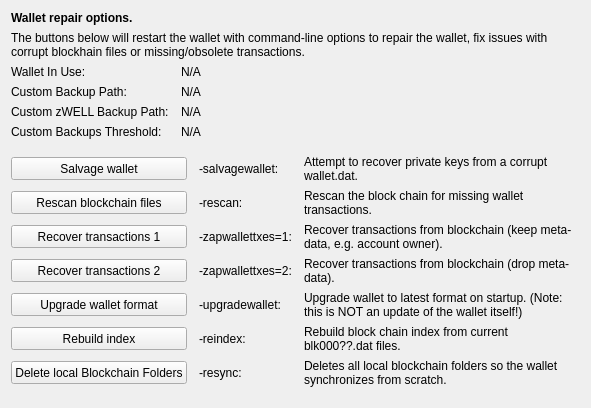
     <widget class="QWidget" name="tab_repair">
      <attribute name="title">
       <string>&amp;Wallet Repair</string>
      </attribute>
      <layout class="QGridLayout" name="gridLayout_4" columnstretch="0,0,0,0">
       <property name="horizontalSpacing">
        <number>12</number>
       </property>
       <item row="0" column="0" colspan="4">
        <widget class="QLabel" name="label_repair_header">
         <property name="font">
          <font>
           <weight>75</weight>
           <bold>true</bold>
          </font>
         </property>
         <property name="text">
          <string>Wallet repair options.</string>
         </property>
        </widget>
       </item>
       <item row="1" column="0" colspan="4">
        <widget class="QLabel" name="label_repair_helptext">
         <property name="font">
          <font>
           <weight>50</weight>
           <bold>false</bold>
          </font>
         </property>
         <property name="text">
          <string>The buttons below will restart the wallet with command-line options to repair the wallet, fix issues with corrupt blockhain files or missing/obsolete transactions.</string>
         </property>
         <property name="wordWrap">
          <bool>true</bool>
         </property>
        </widget>
       </item>
       <item row="2" column="0">
        <widget class="QLabel" name="wallet_path_label">
         <property name="text">
          <string>Wallet In Use:</string>
         </property>
        </widget>
       </item>
       <item row="2" column="1" colspan="3">
        <widget class="QLabel" name="wallet_path">
         <property name="cursor">
          <cursorShape>IBeamCursor</cursorShape>
         </property>
         <property name="text">
          <string>N/A</string>
         </property>
         <property name="textFormat">
          <enum>Qt::PlainText</enum>
         </property>
         <property name="textInteractionFlags">
          <set>Qt::LinksAccessibleByMouse|Qt::TextSelectableByKeyboard|Qt::TextSelectableByMouse</set>
         </property>
        </widget>
       </item>
       <item row="3" column="0">
        <widget class="QLabel" name="wallet_custombackuppath_label">
         <property name="text">
          <string>Custom Backup Path:</string>
         </property>
         <property name="visible">
          <bool>false</bool>
         </property>
        </widget>
       </item>
       <item row="3" column="1" colspan="3">
        <widget class="QLabel" name="wallet_custombackuppath">
         <property name="cursor">
          <cursorShape>IBeamCursor</cursorShape>
         </property>
         <property name="text">
          <string>N/A</string>
         </property>
         <property name="textFormat">
          <enum>Qt::PlainText</enum>
         </property>
         <property name="textInteractionFlags">
          <set>Qt::LinksAccessibleByMouse|Qt::TextSelectableByKeyboard|Qt::TextSelectableByMouse</set>
         </property>
         <property name="visible">
          <bool>false</bool>
         </property>
        </widget>
       </item>
       <item row="4" column="0">
        <widget class="QLabel" name="wallet_customzzcrbackuppath_label">
         <property name="text">
          <string>Custom zWELL Backup Path:</string>
         </property>
         <property name="visible">
          <bool>false</bool>
         </property>
        </widget>
       </item>
       <item row="4" column="1" colspan="3">
        <widget class="QLabel" name="wallet_customzzcrbackuppath">
         <property name="cursor">
          <cursorShape>IBeamCursor</cursorShape>
         </property>
         <property name="text">
          <string>N/A</string>
         </property>
         <property name="textFormat">
          <enum>Qt::PlainText</enum>
         </property>
         <property name="textInteractionFlags">
          <set>Qt::LinksAccessibleByMouse|Qt::TextSelectableByKeyboard|Qt::TextSelectableByMouse</set>
         </property>
         <property name="visible">
          <bool>false</bool>
         </property>
        </widget>
       </item>
       <item row="5" column="0">
        <widget class="QLabel" name="wallet_custombackupthreshold_label">
         <property name="text">
          <string>Custom Backups Threshold:</string>
         </property>
         <property name="visible">
          <bool>false</bool>
         </property>
        </widget>
       </item>
       <item row="5" column="1" colspan="3">
        <widget class="QLabel" name="wallet_custombackupthreshold">
         <property name="cursor">
          <cursorShape>IBeamCursor</cursorShape>
         </property>
         <property name="text">
          <string>N/A</string>
         </property>
         <property name="textFormat">
          <enum>Qt::PlainText</enum>
         </property>
         <property name="textInteractionFlags">
          <set>Qt::LinksAccessibleByMouse|Qt::TextSelectableByKeyboard|Qt::TextSelectableByMouse</set>
         </property>
         <property name="visible">
          <bool>false</bool>
         </property>
        </widget>
       </item>
       <item row="6" column="0">
        <spacer name="verticalSpacer_repair1">
         <property name="orientation">
          <enum>Qt::Vertical</enum>
         </property>
         <property name="sizeHint" stdset="0">
          <size>
           <width>10</width>
           <height>10</height>
          </size>
         </property>
        </spacer>
       </item>
       <item row="7" column="0" colspan="2">
        <widget class="QPushButton" name="btn_salvagewallet">
         <property name="minimumSize">
          <size>
           <width>100</width>
           <height>23</height>
          </size>
         </property>
         <property name="text">
          <string>Salvage wallet</string>
         </property>
        </widget>
       </item>
       <item row="7" column="2">
        <widget class="QLabel" name="label_repair_salvage_command">
         <property name="text">
          <string notr="true">-salvagewallet:</string>
         </property>
        </widget>
       </item>
       <item row="7" column="3">
        <widget class="QLabel" name="label_repair_salvage">
         <property name="text">
          <string>Attempt to recover private keys from a corrupt wallet.dat.</string>
         </property>
         <property name="wordWrap">
          <bool>true</bool>
         </property>
        </widget>
       </item>
       <item row="8" column="0" colspan="2">
        <widget class="QPushButton" name="btn_rescan">
         <property name="minimumSize">
          <size>
           <width>100</width>
           <height>23</height>
          </size>
         </property>
         <property name="text">
          <string>Rescan blockchain files</string>
         </property>
        </widget>
       </item>
       <item row="8" column="2">
        <widget class="QLabel" name="label_repair_rescan_command">
         <property name="text">
          <string notr="true">-rescan:</string>
         </property>
        </widget>
       </item>
       <item row="8" column="3">
        <widget class="QLabel" name="label_repair_rescan">
         <property name="text">
          <string>Rescan the block chain for missing wallet transactions.</string>
         </property>
         <property name="wordWrap">
          <bool>true</bool>
         </property>
        </widget>
       </item>
       <item row="9" column="0" colspan="2">
        <widget class="QPushButton" name="btn_zapwallettxes1">
         <property name="minimumSize">
          <size>
           <width>100</width>
           <height>23</height>
          </size>
         </property>
         <property name="text">
          <string>Recover transactions 1</string>
         </property>
        </widget>
       </item>
       <item row="9" column="2">
        <widget class="QLabel" name="label_repair_zap1_command">
         <property name="text">
          <string notr="true">-zapwallettxes=1:</string>
         </property>
        </widget>
       </item>
       <item row="9" column="3">
        <widget class="QLabel" name="label_repair_zap1">
         <property name="text">
          <string>Recover transactions from blockchain (keep meta-data, e.g. account owner).</string>
         </property>
         <property name="wordWrap">
          <bool>true</bool>
         </property>
        </widget>
       </item>
       <item row="10" column="0" colspan="2">
        <widget class="QPushButton" name="btn_zapwallettxes2">
         <property name="minimumSize">
          <size>
           <width>100</width>
           <height>23</height>
          </size>
         </property>
         <property name="text">
          <string>Recover transactions 2</string>
         </property>
        </widget>
       </item>
       <item row="10" column="2">
        <widget class="QLabel" name="label_repair_zap2_command">
         <property name="text">
          <string notr="true">-zapwallettxes=2:</string>
         </property>
        </widget>
       </item>
       <item row="10" column="3">
        <widget class="QLabel" name="label_repair_zap2">
         <property name="text">
          <string>Recover transactions from blockchain (drop meta-data).</string>
         </property>
         <property name="wordWrap">
          <bool>true</bool>
         </property>
        </widget>
       </item>
       <item row="11" column="0" colspan="2">
        <widget class="QPushButton" name="btn_upgradewallet">
         <property name="minimumSize">
          <size>
           <width>100</width>
           <height>23</height>
          </size>
         </property>
         <property name="text">
          <string>Upgrade wallet format</string>
         </property>
        </widget>
       </item>
       <item row="11" column="2">
        <widget class="QLabel" name="label_repair_upgrade_command">
         <property name="text">
          <string notr="true">-upgradewallet:</string>
         </property>
        </widget>
       </item>
       <item row="11" column="3">
        <widget class="QLabel" name="label_repair_upgrade">
         <property name="text">
          <string>Upgrade wallet to latest format on startup. (Note: this is NOT an update of the wallet itself!)</string>
         </property>
         <property name="wordWrap">
          <bool>true</bool>
         </property>
        </widget>
       </item>
       <item row="12" column="0" colspan="2">
        <widget class="QPushButton" name="btn_reindex">
         <property name="minimumSize">
          <size>
           <width>100</width>
           <height>23</height>
          </size>
         </property>
         <property name="text">
          <string>Rebuild index</string>
         </property>
        </widget>
       </item>
       <item row="12" column="2">
        <widget class="QLabel" name="label_repair_reindex_command">
         <property name="text">
          <string notr="true">-reindex:</string>
         </property>
        </widget>
       </item>
       <item row="12" column="3">
        <widget class="QLabel" name="label_repair_reindex">
         <property name="text">
          <string>Rebuild block chain index from current blk000??.dat files.</string>
         </property>
         <property name="wordWrap">
          <bool>true</bool>
         </property>
        </widget>
       </item>
       <item row="13" column="0" colspan="2">
        <widget class="QPushButton" name="btn_resync">
         <property name="minimumSize">
          <size>
           <width>100</width>
           <height>23</height>
          </size>
         </property>
         <property name="text">
          <string>Delete local Blockchain Folders</string>
         </property>
        </widget>
       </item>
       <item row="13" column="2">
        <widget class="QLabel" name="label_repair_resync_command">
         <property name="text">
          <string>-resync:</string>
         </property>
        </widget>
       </item>
       <item row="13" column="3">
        <widget class="QLabel" name="label_repair_resync">
         <property name="text">
          <string>Deletes all local blockchain folders so the wallet synchronizes from scratch.</string>
         </property>
         <property name="wordWrap">
          <bool>true</bool>
         </property>
        </widget>
       </item>
       <item row="14" column="0">
        <spacer name="verticalSpacer_repair2">
         <property name="orientation">
          <enum>Qt::Vertical</enum>
         </property>
         <property name="sizeHint" stdset="0">
          <size>
           <width>20</width>
           <height>10</height>
          </size>
         </property>
        </spacer>
       </item>
      </layout>
     </widget>
